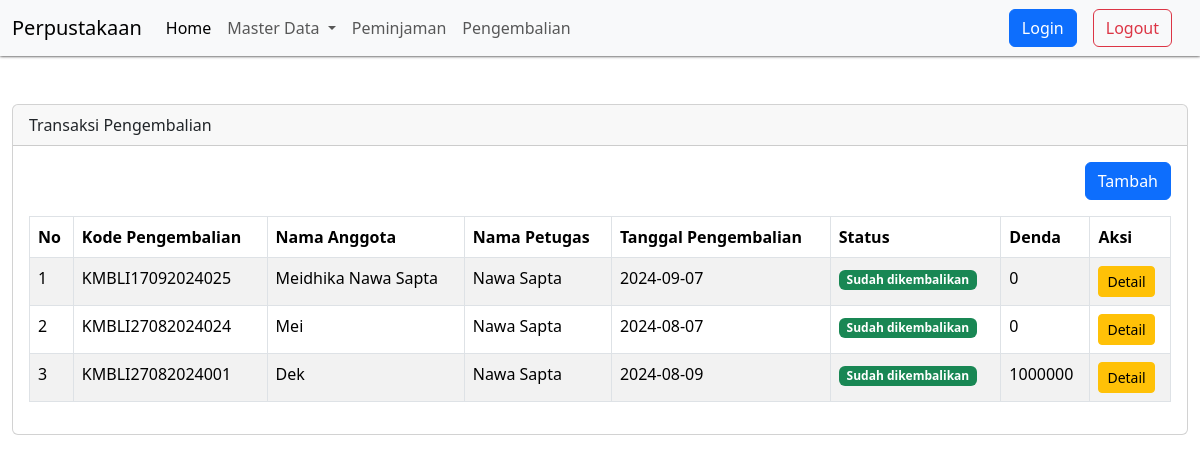
Screenshot of /?pg=pengembalian with the database file from the repository.
### tables this page shows
CREATE TABLE `pengembalian` (
  `id` int(11) NOT NULL,
  `id_peminjaman` int(11) NOT NULL,
  `tgl_pengembalian` date NOT NULL,
  `kode_pengembalian` varchar(30) NOT NULL,
  `terlambat` varchar(20) NOT NULL,
  `denda` int(11) NOT NULL,
  `created_at` timestamp NOT NULL DEFAULT current_timestamp(),
  `updated_at` timestamp NOT NULL DEFAULT current_timestamp() ON UPDATE current_timestamp(),
  `deleted_at` tinyint(4) DEFAULT 0
);

CREATE TABLE `anggota` (
  `id` int(11) NOT NULL,
  `nisn` varchar(16) NOT NULL,
  `nama_lengkap` varchar(50) NOT NULL,
  `jenis_kelamin` enum('Laki-laki','Perempuan') NOT NULL,
  `no_telp` varchar(13) NOT NULL,
  `alamat` text NOT NULL,
  `created_at` timestamp NOT NULL DEFAULT current_timestamp(),
  `updated_at` timestamp NOT NULL DEFAULT current_timestamp() ON UPDATE current_timestamp()
);

CREATE TABLE `user` (
  `id` int(11) NOT NULL,
  `id_level` int(11) NOT NULL,
  `nama_lengkap` varchar(50) NOT NULL,
  `email` varchar(50) NOT NULL,
  `password` varchar(100) NOT NULL,
  `created_at` timestamp NOT NULL DEFAULT current_timestamp(),
  `updated_at` timestamp NOT NULL DEFAULT current_timestamp() ON UPDATE current_timestamp()
);

### content/pengembalian.php (the view, shortened to what this page needs)
<?php
$queryPengembalian = mysqli_query($koneksi, "SELECT pengembalian.*, peminjaman.status, anggota.nama_lengkap as nama_anggota, user.nama_lengkap
FROM pengembalian
INNER JOIN peminjaman ON peminjaman.id = pengembalian.id_peminjaman
INNER JOIN anggota ON anggota.id = peminjaman.id_anggota
INNER JOIN user ON user.id = peminjaman.id_user
ORDER BY pengembalian.id DESC");
?>
<div class="container-fluid mt-5">
    <div class="row">
        <div class="col-sm-12">
            <div class="card">
                <div class="card-header">Transaksi Pengembalian</div>
                <div class="card-body">
                    <div align="right" class="mb-3">
                        <a href="?pg=tambah-pengembalian" class="btn btn-primary">Tambah</a>
                    </div>
                    <table class="table table-bordered table-striped">
                        <thead>
                            <tr>
                                <th>No</th>
                                <th>Kode Pengembalian</th>
                                <th>Nama Anggota</th>
                                <th>Nama Petugas</th>
                                <th>Tanggal Pengembalian</th>
                                <th>Status</th>
                                <th>Denda</th>
                                <th>Aksi</th>
                            </tr>
                        </thead>
                        <tbody>
                            <?php $no = 1;
                            while ($rowPengembalian = mysqli_fetch_assoc($queryPengembalian)) : ?>
                                <tr>
                                    <td><?= $no++ ?></td>
                                    <td><?= $rowPengembalian['kode_pengembalian'] ?></td>
                                    <td><?= $rowPengembalian['nama_anggota'] ?></td>
                                    <td><?= $rowPengembalian['nama_lengkap'] ?></td>
                                    <td><?= $rowPengembalian['tgl_pengembalian'] ?></td>
                                    <td> <?= getStatus($rowPengembalian['status']) ?></td>
                                    <td><?= $rowPengembalian['denda'] ?></td>
                                    <td>
                                        <a class="btn btn-sm btn-warning"
                                            href="?pg=tambah-pengembalian&detail=<?= $rowPengembalian['id'] ?>">Detail</a>
                                    </td>
                                </tr>
                            <?php endwhile ?>
                        </tbody>
                    </table>
                </div>
            </div>
        </div>
    </div>
</div>

### function/helper.php (shortened to what this page needs)
<?php
function getStatus($status)
{
    switch ($status) {
        case '2':
            $label = '<span class="badge text-bg-success">Sudah dikembalikan</span>';
            break;
    }
    return $label;
}

### rows the page displays
pengembalian: kode_pengembalian "KMBLI17092024025", anggota.nama_lengkap "Meidhika Nawa Sapta", user.nama_lengkap "Nawa Sapta", tgl_pengembalian "2024-09-07", denda "0"
pengembalian: kode_pengembalian "KMBLI27082024024", anggota.nama_lengkap "Mei", user.nama_lengkap "Nawa Sapta", tgl_pengembalian "2024-08-07", denda "0"
pengembalian: kode_pengembalian "KMBLI27082024001", anggota.nama_lengkap "Dek", user.nama_lengkap "Nawa Sapta", tgl_pengembalian "2024-08-09", denda "1000000"
